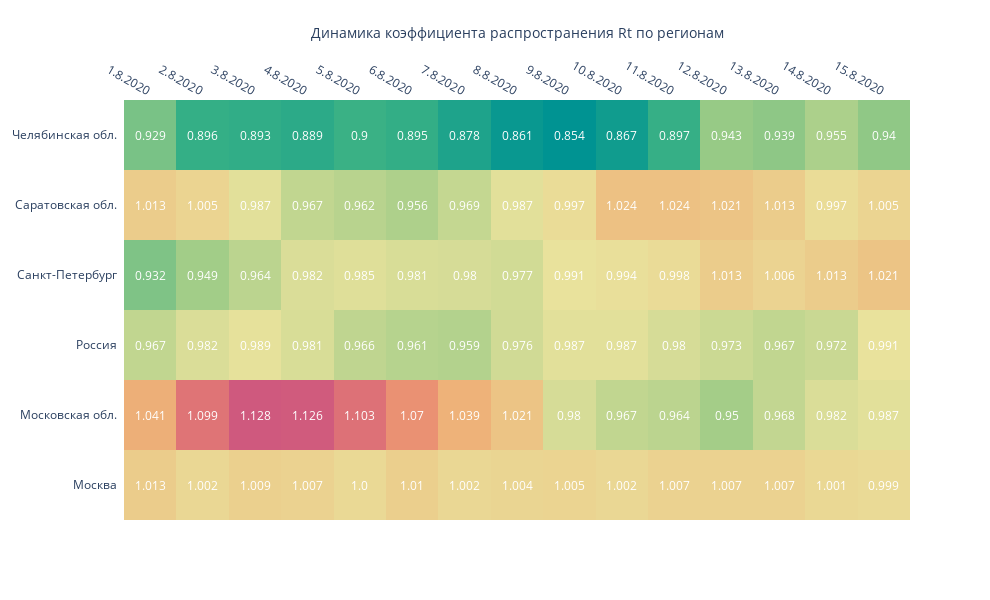

Here is the notebook cell this chart was saved with:
### Code cell
fig = ff.create_annotated_heatmap(d, x=x2, y=y, annotation_text=d,
                                  colorscale='Temps')

fig.update_layout(
                  
                  
                  width = 990, height = 600,    
    
                  xaxis_title='Динамика коэффициента распространения Rt по регионам',
               #   yaxis_title = 'Регион '
)

fig.show()

### Figure 1 — Plotly figure (JSON) as saved in the notebook; plotly's stock layout.template omitted (floating-point values rounded to 4 significant figures)
{"data": [{"colorscale": [[0, "rgb(0, 147, 146)"], [0.1667, "rgb(57, 177, 133)"], [0.3333, "rgb(156, 203, 134)"], [0.5, "rgb(233, 226, 156)"], [0.6667, "rgb(238, 180, 121)"], [0.8333, "rgb(232, 132, 113)"], [1, "rgb(207, 89, 126)"]], "reversescale": false, "showscale": false, "type": "heatmap", "x": ["1.8.2020", "2.8.2020", "3.8.2020", "4.8.2020", "5.8.2020", "6.8.2020", "7.8.2020", "8.8.2020", "9.8.2020", "10.8.2020", "11.8.2020", "12.8.2020", "13.8.2020", "14.8.2020", "15.8.2020"], "y": ["Москва", "Московская обл.", "Россия", "Санкт-Петербург", "Саратовская обл.", "Челябинская обл."], "z": [[1.013, 1.002, 1.009, 1.007, 1, 1.01, 1.002, 1.004, 1.005, 1.002, 1.007, 1.007, 1.007, 1.001, 0.999], [1.041, 1.099, 1.128, 1.126, 1.103, 1.07, 1.039, 1.021, 0.98, 0.967, 0.964, 0.95, 0.968, 0.982, 0.987], [0.967, 0.982, 0.989, 0.981, 0.966, 0.961, 0.959, 0.976, 0.987, 0.987, 0.98, 0.973, 0.967, 0.972, 0.991], [0.932, 0.949, 0.964, 0.982, 0.985, 0.981, 0.98, 0.977, 0.991, 0.994, 0.998, 1.013, 1.006, 1.013, 1.021], [1.013, 1.005, 0.987, 0.967, 0.962, 0.956, 0.969, 0.987, 0.997, 1.024, 1.024, 1.021, 1.013, 0.997, 1.005], [0.929, 0.896, 0.893, 0.889, 0.9, 0.895, 0.878, 0.861, 0.854, 0.867, 0.897, 0.943, 0.939, 0.955, 0.94]]}], "layout": {"annotations": [{"font": {"color": "#FFFFFF"}, "showarrow": false, "text": "1.013", "x": "1.8.2020", "xref": "x", "y": "Москва", "yref": "y"}, {"font": {"color": "#FFFFFF"}, "showarrow": false, "text": "1.002", "x": "2.8.2020", "xref": "x", "y": "Москва", "yref": "y"}, {"font": {"color": "#FFFFFF"}, "showarrow": false, "text": "1.009", "x": "3.8.2020", "xref": "x", "y": "Москва", "yref": "y"}, {"font": {"color": "#FFFFFF"}, "showarrow": false, "text": "1.007", "x": "4.8.2020", "xref": "x", "y": "Москва", "yref": "y"}, {"font": {"color": "#FFFFFF"}, "showarrow": false, "text": "1.0", "x": "5.8.2020", "xref": "x", "y": "Москва", "yref": "y"}, {"font": {"color": "#FFFFFF"}, "showarrow": false, "text": "1.01", "x": "6.8.2020", "xref": "x", "y": "Москва", "yref": "y"}, {"font": {"color": "#FFFFFF"}, "showarrow": false, "text": "1.002", "x": "7.8.2020", "xref": "x", "y": "Москва", "yref": "y"}, {"font": {"color": "#FFFFFF"}, "showarrow": false, "text": "1.004", "x": "8.8.2020", "xref": "x", "y": "Москва", "yref": "y"}, {"font": {"color": "#FFFFFF"}, "showarrow": false, "text": "1.005", "x": "9.8.2020", "xref": "x", "y": "Москва", "yref": "y"}, {"font": {"color": "#FFFFFF"}, "showarrow": false, "text": "1.002", "x": "10.8.2020", "xref": "x", "y": "Москва", "yref": "y"}, {"font": {"color": "#FFFFFF"}, "showarrow": false, "text": "1.007", "x": "11.8.2020", "xref": "x", "y": "Москва", "yref": "y"}, {"font": {"color": "#FFFFFF"}, "showarrow": false, "text": "1.007", "x": "12.8.2020", "xref": "x", "y": "Москва", "yref": "y"}, {"font": {"color": "#FFFFFF"}, "showarrow": false, "text": "1.007", "x": "13.8.2020", "xref": "x", "y": "Москва", "yref": "y"}, {"font": {"color": "#FFFFFF"}, "showarrow": false, "text": "1.001", "x": "14.8.2020", "xref": "x", "y": "Москва", "yref": "y"}, {"font": {"color": "#FFFFFF"}, "showarrow": false, "text": "0.999", "x": "15.8.2020", "xref": "x", "y": "Москва", "yref": "y"}, {"font": {"color": "#FFFFFF"}, "showarrow": false, "text": "1.041", "x": "1.8.2020", "xref": "x", "y": "Московская обл.", "yref": "y"}, {"font": {"color": "#FFFFFF"}, "showarrow": false, "text": "1.099", "x": "2.8.2020", "xref": "x", "y": "Московская обл.", "yref": "y"}, {"font": {"color": "#FFFFFF"}, "showarrow": false, "text": "1.128", "x": "3.8.2020", "xref": "x", "y": "Московская обл.", "yref": "y"}, {"font": {"color": "#FFFFFF"}, "showarrow": false, "text": "1.126", "x": "4.8.2020", "xref": "x", "y": "Московская обл.", "yref": "y"}, {"font": {"color": "#FFFFFF"}, "showarrow": false, "text": "1.103", "x": "5.8.2020", "xref": "x", "y": "Московская обл.", "yref": "y"}, {"font": {"color": "#FFFFFF"}, "showarrow": false, "text": "1.07", "x": "6.8.2020", "xref": "x", "y": "Московская обл.", "yref": "y"}, {"font": {"color": "#FFFFFF"}, "showarrow": false, "text": "1.039", "x": "7.8.2020", "xref": "x", "y": "Московская обл.", "yref": "y"}, {"font": {"color": "#FFFFFF"}, "showarrow": false, "text": "1.021", "x": "8.8.2020", "xref": "x", "y": "Московская обл.", "yref": "y"}, {"font": {"color": "#FFFFFF"}, "showarrow": false, "text": "0.98", "x": "9.8.2020", "xref": "x", "y": "Московская обл.", "yref": "y"}, {"font": {"color": "#FFFFFF"}, "showarrow": false, "text": "0.967", "x": "10.8.2020", "xref": "x", "y": "Московская обл.", "yref": "y"}, {"font": {"color": "#FFFFFF"}, "showarrow": false, "text": "0.964", "x": "11.8.2020", "xref": "x", "y": "Московская обл.", "yref": "y"}, {"font": {"color": "#FFFFFF"}, "showarrow": false, "text": "0.95", "x": "12.8.2020", "xref": "x", "y": "Московская обл.", "yref": "y"}, {"font": {"color": "#FFFFFF"}, "showarrow": false, "text": "0.968", "x": "13.8.2020", "xref": "x", "y": "Московская обл.", "yref": "y"}, {"font": {"color": "#FFFFFF"}, "showarrow": false, "text": "0.982", "x": "14.8.2020", "xref": "x", "y": "Московская обл.", "yref": "y"}, {"font": {"color": "#FFFFFF"}, "showarrow": false, "text": "0.987", "x": "15.8.2020", "xref": "x", "y": "Московская обл.", "yref": "y"}, {"font": {"color": "#FFFFFF"}, "showarrow": false, "text": "0.967", "x": "1.8.2020", "xref": "x", "y": "Россия", "yref": "y"}, {"font": {"color": "#FFFFFF"}, "showarrow": false, "text": "0.982", "x": "2.8.2020", "xref": "x", "y": "Россия", "yref": "y"}, {"font": {"color": "#FFFFFF"}, "showarrow": false, "text": "0.989", "x": "3.8.2020", "xref": "x", "y": "Россия", "yref": "y"}, {"font": {"color": "#FFFFFF"}, "showarrow": false, "text": "0.981", "x": "4.8.2020", "xref": "x", "y": "Россия", "yref": "y"}, {"font": {"color": "#FFFFFF"}, "showarrow": false, "text": "0.966", "x": "5.8.2020", "xref": "x", "y": "Россия", "yref": "y"}, {"font": {"color": "#FFFFFF"}, "showarrow": false, "text": "0.961", "x": "6.8.2020", "xref": "x", "y": "Россия", "yref": "y"}, {"font": {"color": "#FFFFFF"}, "showarrow": false, "text": "0.959", "x": "7.8.2020", "xref": "x", "y": "Россия", "yref": "y"}, {"font": {"color": "#FFFFFF"}, "showarrow": false, "text": "0.976", "x": "8.8.2020", "xref": "x", "y": "Россия", "yref": "y"}, {"font": {"color": "#FFFFFF"}, "showarrow": false, "text": "0.987", "x": "9.8.2020", "xref": "x", "y": "Россия", "yref": "y"}, {"font": {"color": "#FFFFFF"}, "showarrow": false, "text": "0.987", "x": "10.8.2020", "xref": "x", "y": "Россия", "yref": "y"}, {"font": {"color": "#FFFFFF"}, "showarrow": false, "text": "0.98", "x": "11.8.2020", "xref": "x", "y": "Россия", "yref": "y"}, {"font": {"color": "#FFFFFF"}, "showarrow": false, "text": "0.973", "x": "12.8.2020", "xref": "x", "y": "Россия", "yref": "y"}, {"font": {"color": "#FFFFFF"}, "showarrow": false, "text": "0.967", "x": "13.8.2020", "xref": "x", "y": "Россия", "yref": "y"}, {"font": {"color": "#FFFFFF"}, "showarrow": false, "text": "0.972", "x": "14.8.2020", "xref": "x", "y": "Россия", "yref": "y"}, {"font": {"color": "#FFFFFF"}, "showarrow": false, "text": "0.991", "x": "15.8.2020", "xref": "x", "y": "Россия", "yref": "y"}, {"font": {"color": "#FFFFFF"}, "showarrow": false, "text": "0.932", "x": "1.8.2020", "xref": "x", "y": "Санкт-Петербург", "yref": "y"}, {"font": {"color": "#FFFFFF"}, "showarrow": false, "text": "0.949", "x": "2.8.2020", "xref": "x", "y": "Санкт-Петербург", "yref": "y"}, {"font": {"color": "#FFFFFF"}, "showarrow": false, "text": "0.964", "x": "3.8.2020", "xref": "x", "y": "Санкт-Петербург", "yref": "y"}, {"font": {"color": "#FFFFFF"}, "showarrow": false, "text": "0.982", "x": "4.8.2020", "xref": "x", "y": "Санкт-Петербург", "yref": "y"}, {"font": {"color": "#FFFFFF"}, "showarrow": false, "text": "0.985", "x": "5.8.2020", "xref": "x", "y": "Санкт-Петербург", "yref": "y"}, {"font": {"color": "#FFFFFF"}, "showarrow": false, "text": "0.981", "x": "6.8.2020", "xref": "x", "y": "Санкт-Петербург", "yref": "y"}, {"font": {"color": "#FFFFFF"}, "showarrow": false, "text": "0.98", "x": "7.8.2020", "xref": "x", "y": "Санкт-Петербург", "yref": "y"}, {"font": {"color": "#FFFFFF"}, "showarrow": false, "text": "0.977", "x": "8.8.2020", "xref": "x", "y": "Санкт-Петербург", "yref": "y"}, {"font": {"color": "#FFFFFF"}, "showarrow": false, "text": "0.991", "x": "9.8.2020", "xref": "x", "y": "Санкт-Петербург", "yref": "y"}, {"font": {"color": "#FFFFFF"}, "showarrow": false, "text": "0.994", "x": "10.8.2020", "xref": "x", "y": "Санкт-Петербург", "yref": "y"}, {"font": {"color": "#FFFFFF"}, "showarrow": false, "text": "0.998", "x": "11.8.2020", "xref": "x", "y": "Санкт-Петербург", "yref": "y"}, {"font": {"color": "#FFFFFF"}, "showarrow": false, "text": "1.013", "x": "12.8.2020", "xref": "x", "y": "Санкт-Петербург", "yref": "y"}, {"font": {"color": "#FFFFFF"}, "showarrow": false, "text": "1.006", "x": "13.8.2020", "xref": "x", "y": "Санкт-Петербург", "yref": "y"}, {"font": {"color": "#FFFFFF"}, "showarrow": false, "text": "1.013", "x": "14.8.2020", "xref": "x", "y": "Санкт-Петербург", "yref": "y"}, {"font": {"color": "#FFFFFF"}, "showarrow": false, "text": "1.021", "x": "15.8.2020", "xref": "x", "y": "Санкт-Петербург", "yref": "y"}, {"font": {"color": "#FFFFFF"}, "showarrow": false, "text": "1.013", "x": "1.8.2020", "xref": "x", "y": "Саратовская обл.", "yref": "y"}, {"font": {"color": "#FFFFFF"}, "showarrow": false, "text": "1.005", "x": "2.8.2020", "xref": "x", "y": "Саратовская обл.", "yref": "y"}, {"font": {"color": "#FFFFFF"}, "showarrow": false, "text": "0.987", "x": "3.8.2020", "xref": "x", "y": "Саратовская обл.", "yref": "y"}, {"font": {"color": "#FFFFFF"}, "showarrow": false, "text": "0.967", "x": "4.8.2020", "xref": "x", "y": "Саратовская обл.", "yref": "y"}, {"font": {"color": "#FFFFFF"}, "showarrow": false, "text": "0.962", "x": "5.8.2020", "xref": "x", "y": "Саратовская обл.", "yref": "y"}, {"font": {"color": "#FFFFFF"}, "showarrow": false, "text": "0.956", "x": "6.8.2020", "xref": "x", "y": "Саратовская обл.", "yref": "y"}, {"font": {"color": "#FFFFFF"}, "showarrow": false, "text": "0.969", "x": "7.8.2020", "xref": "x", "y": "Саратовская обл.", "yref": "y"}, {"font": {"color": "#FFFFFF"}, "showarrow": false, "text": "0.987", "x": "8.8.2020", "xref": "x", "y": "Саратовская обл.", "yref": "y"}, {"font": {"color": "#FFFFFF"}, "showarrow": false, "text": "0.997", "x": "9.8.2020", "xref": "x", "y": "Саратовская обл.", "yref": "y"}, {"font": {"color": "#FFFFFF"}, "showarrow": false, "text": "1.024", "x": "10.8.2020", "xref": "x", "y": "Саратовская обл.", "yref": "y"}, {"font": {"color": "#FFFFFF"}, "showarrow": false, "text": "1.024", "x": "11.8.2020", "xref": "x", "y": "Саратовская обл.", "yref": "y"}, {"font": {"color": "#FFFFFF"}, "showarrow": false, "text": "1.021", "x": "12.8.2020", "xref": "x", "y": "Саратовская обл.", "yref": "y"}, {"font": {"color": "#FFFFFF"}, "showarrow": false, "text": "1.013", "x": "13.8.2020", "xref": "x", "y": "Саратовская обл.", "yref": "y"}, {"font": {"color": "#FFFFFF"}, "showarrow": false, "text": "0.997", "x": "14.8.2020", "xref": "x", "y": "Саратовская обл.", "yref": "y"}, {"font": {"color": "#FFFFFF"}, "showarrow": false, "text": "1.005", "x": "15.8.2020", "xref": "x", "y": "Саратовская обл.", "yref": "y"}, {"font": {"color": "#FFFFFF"}, "showarrow": false, "text": "0.929", "x": "1.8.2020", "xref": "x", "y": "Челябинская обл.", "yref": "y"}, {"font": {"color": "#FFFFFF"}, "showarrow": false, "text": "0.896", "x": "2.8.2020", "xref": "x", "y": "Челябинская обл.", "yref": "y"}, {"font": {"color": "#FFFFFF"}, "showarrow": false, "text": "0.893", "x": "3.8.2020", "xref": "x", "y": "Челябинская обл.", "yref": "y"}, {"font": {"color": "#FFFFFF"}, "showarrow": false, "text": "0.889", "x": "4.8.2020", "xref": "x", "y": "Челябинская обл.", "yref": "y"}, {"font": {"color": "#FFFFFF"}, "showarrow": false, "text": "0.9", "x": "5.8.2020", "xref": "x", "y": "Челябинская обл.", "yref": "y"}, {"font": {"color": "#FFFFFF"}, "showarrow": false, "text": "0.895", "x": "6.8.2020", "xref": "x", "y": "Челябинская обл.", "yref": "y"}, {"font": {"color": "#FFFFFF"}, "showarrow": false, "text": "0.878", "x": "7.8.2020", "xref": "x", "y": "Челябинская обл.", "yref": "y"}, {"font": {"color": "#FFFFFF"}, "showarrow": false, "text": "0.861", "x": "8.8.2020", "xref": "x", "y": "Челябинская обл.", "yref": "y"}, {"font": {"color": "#FFFFFF"}, "showarrow": false, "text": "0.854", "x": "9.8.2020", "xref": "x", "y": "Челябинская обл.", "yref": "y"}, {"font": {"color": "#FFFFFF"}, "showarrow": false, "text": "0.867", "x": "10.8.2020", "xref": "x", "y": "Челябинская обл.", "yref": "y"}, {"font": {"color": "#FFFFFF"}, "showarrow": false, "text": "0.897", "x": "11.8.2020", "xref": "x", "y": "Челябинская обл.", "yref": "y"}, {"font": {"color": "#FFFFFF"}, "showarrow": false, "text": "0.943", "x": "12.8.2020", "xref": "x", "y": "Челябинская обл.", "yref": "y"}, {"font": {"color": "#FFFFFF"}, "showarrow": false, "text": "0.939", "x": "13.8.2020", "xref": "x", "y": "Челябинская обл.", "yref": "y"}, {"font": {"color": "#FFFFFF"}, "showarrow": false, "text": "0.955", "x": "14.8.2020", "xref": "x", "y": "Челябинская обл.", "yref": "y"}, {"font": {"color": "#FFFFFF"}, "showarrow": false, "text": "0.94", "x": "15.8.2020", "xref": "x", "y": "Челябинская обл.", "yref": "y"}], "height": 600, "width": 990, "xaxis": {"dtick": 1, "gridcolor": "rgb(0, 0, 0)", "side": "top", "ticks": "", "title": {"text": "Динамика коэффициента распространения Rt по регионам"}}, "yaxis": {"dtick": 1, "ticks": "", "ticksuffix": "  "}}}
